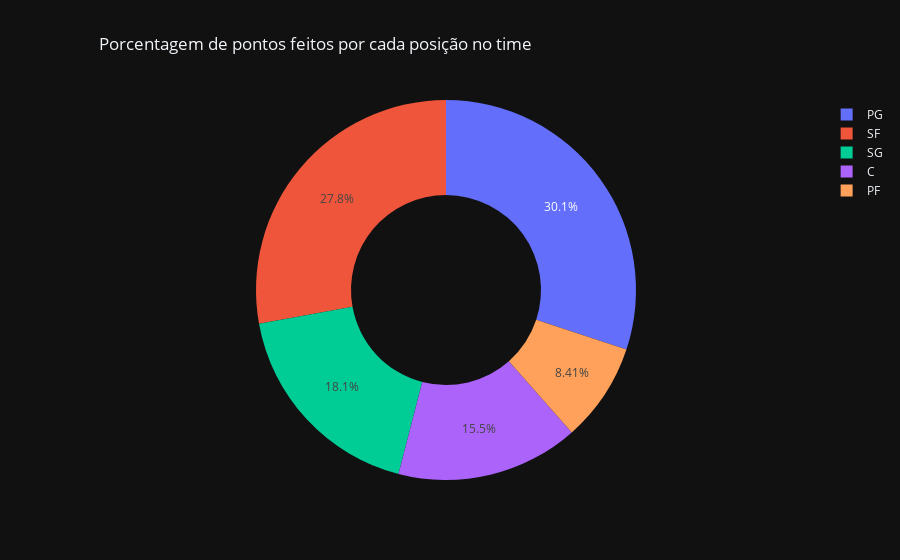

Write notebook code for a chart like this one.
### Code cell
px.pie(data_frame=df_jogadores[df_jogadores['Team'] == 'BOS'],
       names='POS',
       values='PTS',
       hole=0.5,
       template='plotly_dark',
       title='Porcentagem de pontos feitos por cada posição no time').update_layout(title_x=0.35)

### Figure 1 — Plotly figure (JSON) as saved in the notebook; plotly's stock layout.template omitted (floating-point values rounded to 4 significant figures)
{"data": [{"domain": {"x": [0, 1], "y": [0, 1]}, "hole": 0.5, "hovertemplate": "POS=%{label}<br>PTS=%{value}<extra></extra>", "labels": ["SF", "SG", "PG", "PG", "PG", "PF", "C", "SF", "C", "C", "PG", "C", "PF", "PF", "SF", "SG", "SF", "C"], "legendgroup": "", "name": "", "showlegend": true, "type": "pie", "values": [2225, 1784, 1017, 1000, 703, 641, 616, 512, 383, 279, 270, 261, 170, 25, 20, 19, 11, 6]}], "layout": {"legend": {"tracegroupgap": 0}, "title": {"text": "Porcentagem de pontos feitos por cada posição no time", "x": 0.35}}}
